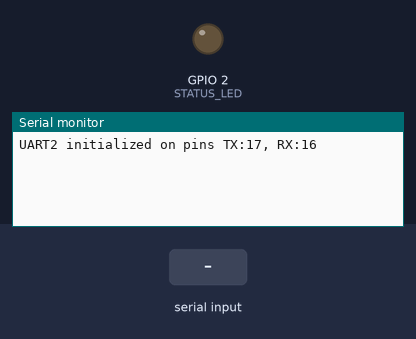
The sketch below on a simulated ESP32. Parts: output pins drawn as LEDs (lit = HIGH), the last lines printed to the serial monitor. The inputs (shaded band) are chosen by the test bench.

Above: at 2.2 s.
2.3 s: "DETECTED in Frame\n" received over Serial
At 3.0 s:
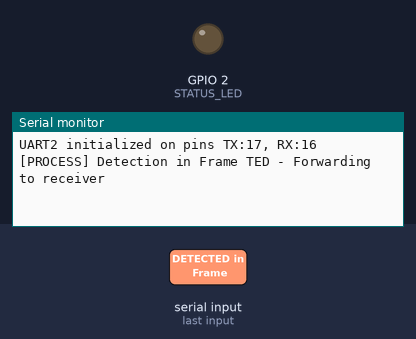
3.8 s: "Frame \n" received over Serial
At 5.0 s:
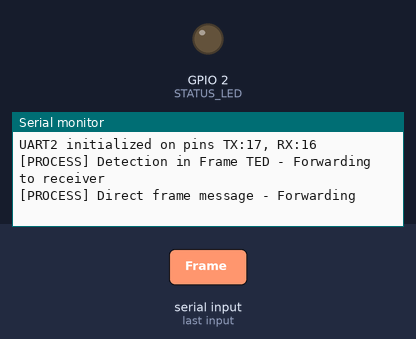
5.3 s: "1\n" received over Serial
At 6.4 s:
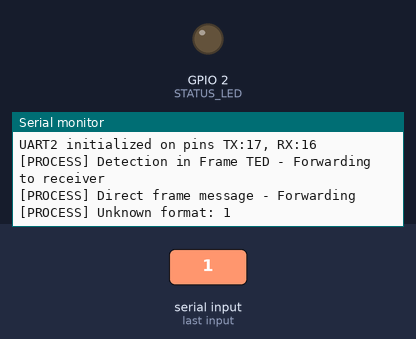

The sketch:

UART_TRANSMITTER.ino
```cpp
#include <Arduino.h>

// UART2 Pins for forwarding data
#define UART2_TX 17
#define UART2_RX 16

// Status LED (optional)
#define STATUS_LED 2

// Communication parameters
const int USB_BAUD = 115200;    // USB Serial baud rate (matches Python)
const int UART2_BAUD = 9600;    // UART2 baud rate (matches receiver ESP32)

// Timing and status variables
unsigned long lastDataTime = 0;
unsigned long ledBlinkTime = 0;
bool ledState = false;
bool debugMode = true;
int messageCount = 0;

void setup() {
  // Initialize USB Serial (Serial0) - for receiving from Python
  Serial.begin(USB_BAUD);
  delay(1000); // Give serial time to initialize

  Serial2.begin(UART2_BAUD, SERIAL_8N1, UART2_RX, UART2_TX);
  Serial.println("UART2 initialized on pins TX:17, RX:16");

  // Initialize status LED
  pinMode(STATUS_LED, OUTPUT);
  digitalWrite(STATUS_LED, LOW);
}

void loop() {
  // Check for data from USB Serial (Python code)
  if (Serial.available()) {
    String receivedData = Serial.readStringUntil('\n');
    receivedData.trim();

    if (receivedData.length() > 0) {
      lastDataTime = millis();
      messageCount++;

      // Process and forward the message
      String forwardMessage = processMessage(receivedData);

      if (forwardMessage.length() > 0) {
        Serial2.println(forwardMessage);
      }
    }
  }

  delay(10); // Small delay to prevent excessive CPU usage
}

// Process incoming message and format for UART2
String processMessage(String input) {
  String output = "";

  // Look for detection messages from Python
  if (input.indexOf("DETECTED in Frame") != -1) {
    // Extract frame number
    int frameStart = input.indexOf("Frame ") + 6;
    int frameEnd = input.indexOf(" ", frameStart);
    if (frameEnd == -1) frameEnd = input.length();

    String frameNumber = input.substring(frameStart, frameEnd);
    frameNumber.trim();

    // Format message for receiver ESP32
    output = "Frame " + frameNumber;

    Serial.print("[PROCESS] Detection in Frame ");
    Serial.print(frameNumber);
    Serial.println(" - Forwarding to receiver");

  } else if (input.indexOf("Frame") != -1) {
    // Direct frame message - forward as is
    output = input;
    Serial.println("[PROCESS] Direct frame message - Forwarding");

  } else {
    // Unknown message format
    if (debugMode) {
      Serial.print("[PROCESS] Unknown format: ");
      Serial.println(input);
    }
  }

  return output;
}
```

Measured:
- after the input at 2.3 s, the serial monitor: prints a new line at once (image 1)
- after the input at 3.8 s, the serial monitor: prints a new line at once (image 2)
- after the input at 5.3 s, the serial monitor: prints a new line at once (image 3)
